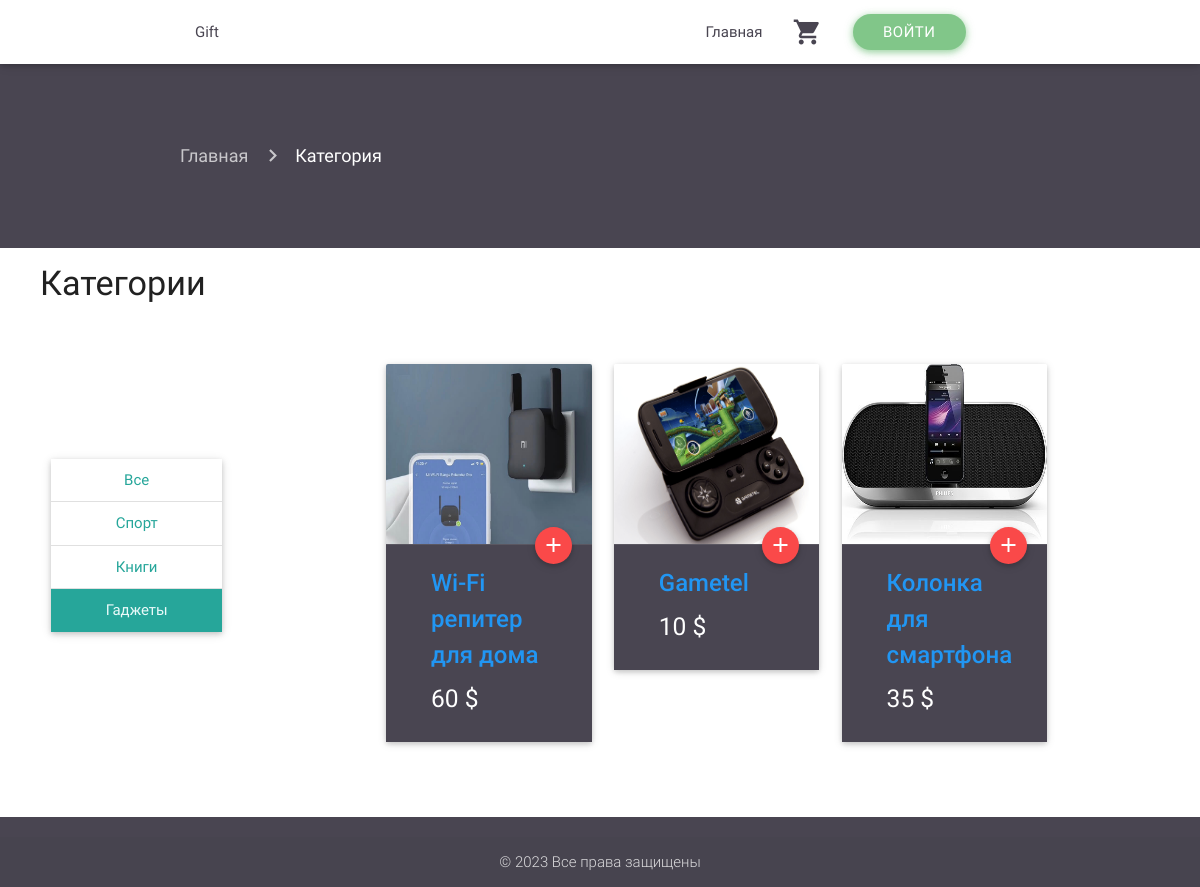
The page /category.php?id=28 on the database its author committed.
### tables this page shows
CREATE TABLE `category` (
  `id` int(11) NOT NULL,
  `name` varchar(1000) NOT NULL
);

CREATE TABLE `product` (
  `id` int(11) NOT NULL,
  `id_category` int(11) NOT NULL,
  `name` varchar(1000) NOT NULL,
  `description` varchar(1000) NOT NULL,
  `price` int(11) NOT NULL,
  `thumbnail` varchar(1000) NOT NULL
);

### category.php (the view, shortened to what this page needs)
<?php
$id_category =$_GET['id'];
require 'includes/header.php';
require $nav; ?>
<div class="container-fluid product-page">
    <div class="container current-page">
        <nav>
            <div class="nav-wrapper">
                <div class="col s12">
                    <a href="index.php" class="breadcrumb">Главная</a>
                    <a href="category.php?id=<?= $id_category; ?>" class="breadcrumb">Категория</a>
                </div>
            </div>
        </nav>
    </div>
</div>
<div class="container-fluid category-page">
    <div class="row">
        <h4>Категории</h4>
        <div class="col s12 m2 center-align cat">
            <div class="collection card">
                <?php
                include 'db.php';
                $querycategory = "SELECT id, name FROM category";
                $total = $connection->query($querycategory);
                if ($total->num_rows > 0) {
                ?><a href="category.php?id=all" class='collection-item' >Все</a><?php
                    while($rowcategory = $total->fetch_assoc()) {
                        $id_categorydb = $rowcategory['id'];
                        $name_category = $rowcategory['name'];
                        ?>
                        <a href="category.php?id=<?= $id_categorydb; ?>" class='collection-item <?php if($id_categorydb == $id_category) {echo"active";} ?>' ><?= $name_category; ?></a>
                    <?php }} ?>
            </div>
        </div>
        <div class="col s12 m10 ">
            <div class="container content">
                <div class="row">
                    <?php
                    $page = isset($_GET['page']) ? (int)$_GET['page'] : 1;
                    $perpage = isset($_GET['per-page']) && $_GET['per-page'] <= 16 ? (int)$_GET['per-page'] : 16;
                    $start = ($page > 1) ? ($page * $perpage) - $perpage : 0;
                    if ($id_category == 'all') {
                        $queryproduct = "SELECT SQL_CALC_FOUND_ROWS id, name, price, thumbnail FROM product ORDER BY id DESC LIMIT {$start}, 16";
                    } else {
                        $queryproduct = "SELECT SQL_CALC_FOUND_ROWS id, name, price, thumbnail FROM product WHERE id_category = '{$id_category}' ORDER BY id DESC LIMIT {$start}, 16";
                    }
                    $result = $connection->query($queryproduct);
                    if ($result->num_rows > 0) {
                        while($rowproduct = $result->fetch_assoc()) {
                            $id_product = $rowproduct['id'];
                            $name_product = $rowproduct['name'];
                            $price_product = $rowproduct['price'];
                            $thumbnail_product = $rowproduct['thumbnail'];
                            ?>
                            <div class="col s12 m4">
                                <div class="card hoverable animated slideInUp wow">
                                    <div class="card-image">
                                        <a href="product.php?id=<?= $id_product; ?>">
                                            <img height="180px" src="products/<?= $thumbnail_product; ?>"></a>
                                        <a href="product.php?id=<?= $id_product; ?>" class="btn-floating halfway-fab waves-effect waves-light right"><i class="material-icons">add</i></a>
                                    </div>
                                    <div  class="card-action">
                                        <div  class="container">
                                        <span  class="card-title blue-text"><strong><?= $name_product; ?></strong></span>
                                            <h5 class="white-text"><?= $price_product; ?> $</h5>
                                        </div>
                                    </div>
                                </div>
                            </div>
                        <?php }} ?>
                </div>
            </div>
        </div>
    </div>
</div>
<?php
require 'includes/secondfooter.php';
require 'includes/footer.php'; ?>

### src/css/style.css (style rules this page uses)
.product-page { padding-top: 60px; padding-bottom: 60px; background-color: #494551; }
.product-page nav { background: none; box-shadow: none; }
.category-page { padding-left: 40px; }
.category-page .cat { padding-top: 135px; }
.category-page .content { padding-top: 40px; }
.category-page .content .row { margin-bottom: 40px; }
.category-page .content .halfway-fab { margin-top: -17px; margin-right: 20px; background-color: #fa4949; }
.category-page .content .card-action { background-color: #494551; }
.collection { border: none; border-radius: 0px !important; }
.material-icons { font-family: "Material Icons"; font-weight: normal; font-style: normal; font-size: 24px; line-height: 1; letter-spacing: normal; text-transform: none; display: inline-block; white-space: nowrap; word-wrap: normal; direction: ltr; -webkit-font-feature-settings: "liga"; -webkit-font-smoothing: antialiased; }

### rows shown on the page
category: name "Спорт"
category: name "Книги"
category: name "Гаджеты"
product: thumbnail (picture), name "Wi-Fi репитер для дома", price "60"
product: thumbnail (picture), name "Gametel", price "10"
product: thumbnail (picture), name "Колонка для смартфона", price "35"

### other values the page prints
Date('Y') "2023"
